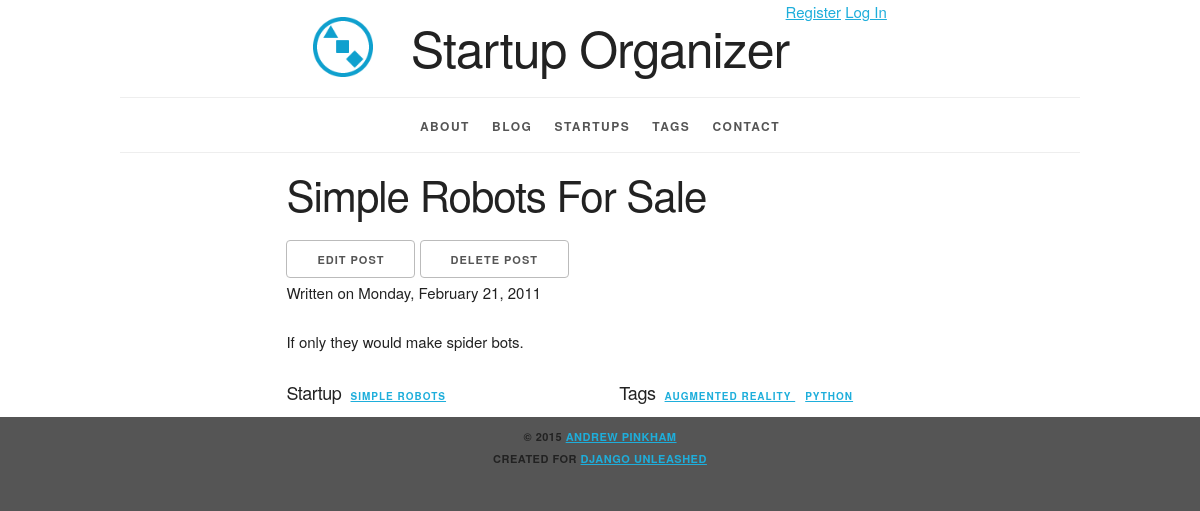
The app's page /blog/2011/2/simple-robots-for-sale/ with its own data.
### blog/models.py (models this page shows, shortened)
class Post(models.Model):
    title = models.CharField(max_length=63)
    slug = models.SlugField(
        max_length=63,
        help_text='A label for URL config',
        unique_for_month='pub_date')
    author = models.ForeignKey(
        settings.AUTH_USER_MODEL,
        related_name='blog_posts')
    text = models.TextField()
    pub_date = models.DateField(
        'date published',
        auto_now_add=True)
    tags = models.ManyToManyField(
        Tag,
        blank=True,
        related_name='blog_posts')
    startups = models.ManyToManyField(
        Startup,
        blank=True,
        related_name='blog_posts')
    objects = PostManager()
    class Meta:
        verbose_name = 'blog post'
        ordering = ['-pub_date', 'title']
        get_latest_by = 'pub_date'
        permissions = (
            ("view_future_post",
             "Can view unpublished Post"),
        )
    def get_delete_url(self):
        return reverse(
            'blog_post_delete',
            kwargs={'year': self.pub_date.year,
                    'month': self.pub_date.month,
                    'slug': self.slug})
    def get_update_url(self):
        return reverse(
            'blog_post_update',
            kwargs={'year': self.pub_date.year,
                    'month': self.pub_date.month,
                    'slug': self.slug})
    def natural_key(self):
        return (
            self.pub_date,
            self.slug)
    natural_key.dependencies = [
        'organizer.startup',
        'organizer.tag',
        'user.user',
    ]

### organizer/models.py (models this page shows, shortened)
class Startup(models.Model):
    name = models.CharField(
        max_length=31, db_index=True)
    slug = models.SlugField(
        max_length=31,
        unique=True,
        help_text='A label for URL config.')
    description = models.TextField()
    founded_date = models.DateField(
        'date founded')
    contact = models.EmailField()
    website = models.URLField(max_length=255)
    tags = models.ManyToManyField(Tag, blank=True)
    objects = StartupManager()
    class Meta:
        ordering = ['name']
        get_latest_by = 'founded_date'
    def get_absolute_url(self):
        return reverse('organizer_startup_detail',
                       kwargs={'slug': self.slug})

class Tag(models.Model):
    name = models.CharField(
        max_length=31, unique=True)
    slug = models.SlugField(
        max_length=31,
        unique=True,
        help_text='A label for URL config.')
    objects = TagManager()
    class Meta:
        ordering = ['name']
    def get_absolute_url(self):
        return reverse('organizer_tag_detail',
                       kwargs={'slug': self.slug})

### blog/views.py (the view)
class PostDetail(DateObjectMixin, DetailView):
    date_field = 'pub_date'
    model = Post

### blog/utils.py (called while the page is built, shortened)
    def get_allow_future(self):
        return self.request.user.has_perm(
            'blog.view_future_post')

    def get_month(self):
        month = self.month
        if month is None:
            month = self.kwargs.get(
                self.month_url_kwarg,
                self.request.GET.get(
                    self.month_query_kwarg))
        if month is None:
            raise Http404("No month specified")
        return month

    def get_year(self):
        year = self.year
        if year is None:
            year = self.kwargs.get(
                self.year_url_kwarg,
                self.request.GET.get(
                    self.year_query_kwarg))
        if year is None:
            raise Http404("No year specified")
        return year

    def get_object(self, queryset=None):
        year = self.get_year()
        month = self.get_month()
        date = _date_from_string(
            year, self.get_year_format(),
            month, self.get_month_format(),
        )
        if queryset is None:
            queryset = self.get_queryset()
        filter_dict = (
            self._make_single_date_lookup(date))
        queryset = queryset.filter(**filter_dict)
        return super().get_object(
            queryset=queryset)

    def _make_single_date_lookup(self, date):
        date_field = self.get_date_field()
        if self.uses_datetime_field:
            since = self._make_date_lookup_arg(
                date)
            until = self._make_date_lookup_arg(
                self._get_next_month(date))
            return {
                '%s__gte' % date_field: since,
                '%s__lt' % date_field: until,
            }
        else:
            return {
                '%s__gte' % date_field: date,
                '%s__lt' % date_field:
                    self._get_next_month(date),
            }

### blog/templates/blog/post_detail.html (shortened to what this page needs)
{% extends parent_template|default:"blog/base_blog.html" %}
{% block content %}
<article>
  <div class="row">
  <div class="offset-by-two eight columns">
    <header>
      <h2>{{ post.title|title }}</h2>
      <ul class="inline">
        <li>
          <a
              href="{{ post.get_update_url }}"
              class="button">
            Edit Post</a></li>
        <li>
          <a
              href="{{ post.get_delete_url }}"
              class="button">
            Delete Post</a></li>
      </ul>
      <p>
        Written on
        <time datetime="{{ post.pub_date|date:"Y-m-d" }}">
          {{ post.pub_date|date:"l, F j, Y" }}
        </time>
      </p>
    </header>
    {{ post.text|linebreaks }}
  </div></div>
  {% if post.startups.all or post.tags.all %}
    <footer class="row">
      {% if post.startups.all %}
        {% if post.tags.all %}
          <section class="meta offset-by-two one-third column">
        {% else %}
          <section class="meta offset-by-two two-thirds column">
        {% endif %}
            <h3>Startup{{ post.startups.count|pluralize }}</h3>
            <ul>
              {% for startup in post.startups.all %}
                <li><a href="{{ startup.get_absolute_url }}">
                  {{ startup.name }}
                </a></li>
              {% endfor %}
            </ul>
          </section>
      {% endif %}
      {% if post.tags.all %}
        {% if post.startups.all %}
          <section class="meta one-third column">
        {% else %}
          <section class="meta offset-by-two two-thirds column">
        {% endif %}
            <h3>Tag{{ post.tags.count|pluralize }}</h3>
            <ul>
              {% for tag in post.tags.all %}
                <li><a href="{{ tag.get_absolute_url }}">
                  {{ tag.name|title }}
                </a></li>
              {% endfor %}
            </ul>
          </section>
      {% endif %}
    </footer>
  {% endif %}
</article>
{% endblock %}

### static/site/skeleton.css (style rules this page uses)
.column, .columns { width: 100%; float: left; box-sizing: border-box; }
@media (min-width: 550px) { .column, .columns { margin-left: 4%; } }
@media (min-width: 550px) { .column:first-child, .columns:first-child { margin-left: 0; } }
@media (min-width: 550px) { .eight.columns { width: 65.3333333333%; } }
@media (min-width: 550px) { .one-third.column { width: 30.6666666667%; } }
@media (min-width: 550px) { .offset-by-two.column, .offset-by-two.columns { margin-left: 17.3333333333%; } }
html { font-size: 62.5%; }
body { font-size: 1.5em; line-height: 1.6; font-weight: 400; font-family: "Raleway", "HelveticaNeue", "Helvetica Neue", Helvetica, Arial, sans-serif; color: #222; }
h1, h2, h3, h4, h5, h6 { margin-top: 0; margin-bottom: 2rem; font-weight: 300; }
h2 { font-size: 3.6rem; line-height: 1.25; letter-spacing: -.1rem; }
h3 { font-size: 3.0rem; line-height: 1.3; letter-spacing: -.1rem; }
@media (min-width: 550px) { h2 { font-size: 4.2rem; } }
@media (min-width: 550px) { h3 { font-size: 3.6rem; } }
p { margin-top: 0; }
a { color: #1EAEDB; }
.button, button, input[type="submit"], input[type="reset"], input[type="button"] { display: inline-block; height: 38px; padding: 0 30px; color: #555; text-align: center; font-size: 11px; font-weight: 600; line-height: 38px; letter-spacing: .1rem; text-transform: uppercase; text-decoration: none; white-space: nowrap; background-color: transparent; border-radius: 4px; border: 1px solid #bbb; cursor: pointer; box-sizing: border-box; }
ul { list-style: circle inside; }
ol, ul { padding-left: 0; margin-top: 0; }
li { margin-bottom: 1rem; }
button, .button { margin-bottom: 1rem; }
pre, blockquote, dl, figure, table, p, ul, ol, form { margin-bottom: 2.5rem; }
.container:after, .row:after, .u-cf { content: ""; display: table; clear: both; }

### static/site/style.css (style rules this page uses)
html { height: 100%; background-color: #555; }
body { background-color: white; }
article h3 { margin: 0; padding: 0; }
.inline { list-style-type: none; padding: 0; margin: 0 0 -0.5em; }
.inline li { display: inline; }
article footer h3 { display: inline; font-size: 1.8rem; line-height: 1.5; letter-spacing: -.05rem; }
article footer ul { display: inline; margin: 0; padding: 1em 0; list-style-type: none; }
article footer li { display: inline; padding: 0; margin: 0 0.5em; font-weight: 600; text-transform: uppercase; font-size: 1rem; letter-spacing: .10rem; }

### records on screen
Post: title "Simple Robots For Sale", pub_date "Monday, February 21, 2011", text "If only they would make spider bots."
Startup: name "SIMPLE ROBOTS"
Tag: name "AUGMENTED REALITY"
Tag: name "PYTHON"
